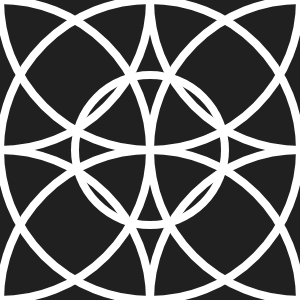
Frame 1 (no input)
Frame 60 (no input): identical to frame 1, image omitted
Frame 120 (the mouse pressed at the canvas centre since frame 60): identical to frame 1, image omitted

The p5.js sketch that drew this single still picture (run headless with seeded random() and noise() and a simulated clock; from frame 60 on, the mouse is pressed at the canvas centre):

// p5.js sketch
// ── sketch.js
function setup() {
  createCanvas(300, 300);
  noFill();
  stroke(255);
  strokeWeight(8);
}

function draw() {
  background(32);

  // corner circles
  circle(0, 0, 300);
  circle(300, 0, 300);
  circle(0, 300, 300);
  circle(300, 300, 300);

  // top, bottom, left, and right circles
  circle(150, 0, 300);
  circle(150, 300, 300);
  circle(0, 150, 300);
  circle(300, 150, 300);

  // centered circles
  circle(150, 150, 300);
  circle(150, 150, 150);
}
